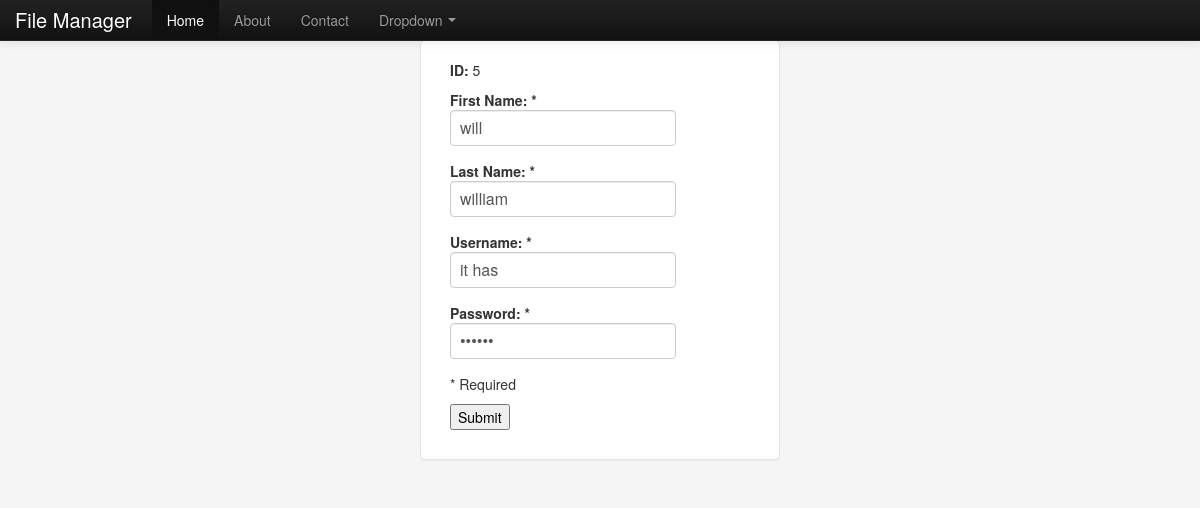
/connection/edit.php?id=5, run on the app's committed database.
### tables this page shows
CREATE TABLE IF NOT EXISTS `users` (
  `id` int(11) NOT NULL AUTO_INCREMENT,
  `firstname` varchar(210) NOT NULL,
  `lastname` varchar(100) NOT NULL,
  `username` varchar(100) NOT NULL,
  `password` varchar(100) NOT NULL,
  `status` int(11) NOT NULL,
  PRIMARY KEY (`id`),
  UNIQUE KEY `id` (`id`,`username`),
  UNIQUE KEY `id_3` (`id`),
  KEY `id_2` (`id`)
);

### connection/edit.php (the view, shortened to what this page needs)
<?php
function renderForm($id, $firstname, $lastname, $username, $password, $error) {
    ?>
    <!DOCTYPE HTML PUBLIC "-//W3C//DTD HTML 4.01//EN" "http://www.w3.org/TR/html4/strict.dtd">
    <html>
        <head>
        </head>
        <!DOCTYPE html>
        <html lang="en">
            <head>
                <link href="../css/bootstrap.css" rel="stylesheet">
                <link href="css/bootstrap-responsive.css" rel="stylesheet">
            </head>
            <body>
                <div class="navbar navbar-inverse navbar-fixed-top">
                    <div class="navbar-inner">
                        <div class="container">
                            <a class="brand" href="index.php">File Manager</a>
                            <div class="nav-collapse collapse">
                                <ul class="nav">
                                    <li class="active"><a href="#">Home</a></li>
                                    <li><a href="#about">About</a></li>
                                    <li><a href="#contact">Contact</a></li>
                                    <li class="dropdown">
                                        <a href="#" class="dropdown-toggle" data-toggle="dropdown">Dropdown <b class="caret"></b></a>
                                    </li>
                                </ul>
                            </div>
                        </div>
                    </div>
                </div>
                <div class="container">
                    <form action="" method="post" class="form-signin">
                        <div>
                            <p><strong>ID:</strong> <?php echo $id; ?></p>
                            <strong>First Name: *</strong> <input type="text" name="firstname" value="<?php echo $firstname; ?>"/><br/>
                            <strong>Last Name: *</strong> <input type="text" name="lastname" value="<?php echo $lastname; ?>"/><br/>
                            <strong>Username: *</strong> <input type="text" name="username" value="<?php echo $username; ?>"/><br/>
                            <strong>Password: *</strong> <input type="password" name="password" value="<?php echo $password; ?>"/><br/>
                            <p>* Required</p>
                            <input type="submit" name="submit" value="Submit">
                        </div>
                    </form>
            </body>
        </html>
        <?php
    }
    if (isset($_POST['submit'])) {
        if (is_numeric($_POST['id'])) {
            $id = $_POST['id'];
            $firstname = mysql_real_escape_string(htmlspecialchars($_POST['firstname']));
            $lastname = mysql_real_escape_string(htmlspecialchars($_POST['lastname']));
            $username = mysql_real_escape_string(htmlspecialchars($_POST['username']));
            $password = mysql_real_escape_string(htmlspecialchars($_POST['password']));
            if ($firstname == '' || $lastname == '' || $username == '' || $password == '') {
                $error = 'ERROR: Please fill in all required fields!';
                renderForm($id, $firstname, $lastname, $username, $password, $error);
            } else {
                mysql_query("UPDATE users SET firstname='$firstname', lastname='$lastname' ,username='$username',password='$password'WHERE id='$id'") or die(mysql_error());
                header("Location: dashboard.php");
            }
        } else {
            echo 'Error!';
        }
    } else {
        if (isset($_GET['id']) && is_numeric($_GET['id']) && $_GET['id'] > 0) {
            $id = $_GET['id'];
            $result = mysql_query("SELECT * FROM users WHERE id=$id") or die(mysql_error());
            $row = mysql_fetch_array($result);
            if ($row) {
                $firstname = $row['firstname'];
                $lastname = $row['lastname'];
                $username = $row['username'];
                $password = $row['password'];
                renderForm($id, $firstname, $lastname, $username, $password, '');
            } else {
                echo "No results!";
            }
        } else {
            echo 'Error!';
        }
    }
    ?>

### connection/edit.php (style rules this page uses)
body { padding-top: 40px; padding-bottom: 40px; background-color: #f5f5f5; }
.form-signin { max-width: 300px; padding: 19px 29px 29px; margin: 0 auto 20px; background-color: #fff; border: 1px solid #e5e5e5; -webkit-border-radius: 5px; -moz-border-radius: 5px; border-radius: 5px; -webkit-box-shadow: 0 1px 2px rgba(0,0,0,.05); -moz-box-shadow: 0 1px 2px rgba(0,0,0,.05); box-shadow: 0 1px 2px rgba(0,0,0,.05); }
.form-signin input[type="text"], .form-signin input[type="password"] { font-size: 16px; height: auto; margin-bottom: 15px; padding: 7px 9px; }

### data on the page
users: firstname "will", lastname "william", username "it has"

### other printed values
$id "5"
